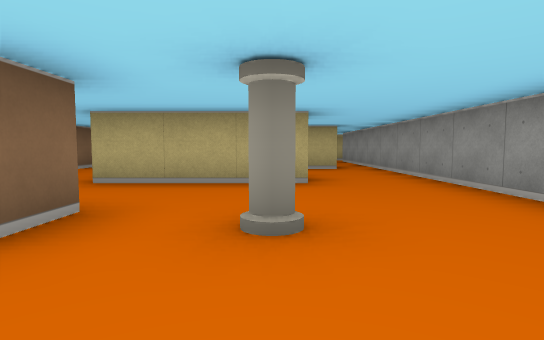
View 1 (above)

12 first-person views from a walk through a cub3D level. The camera is about half as high as the walls, tilts 4° down and sees 80° across. The floor is counted in squares. Each view is taken from the middle of a square. On the plan, view 1 faces up. The plan holds only what a view shows up to about 9 squares ahead; the rest is blank.

View 2
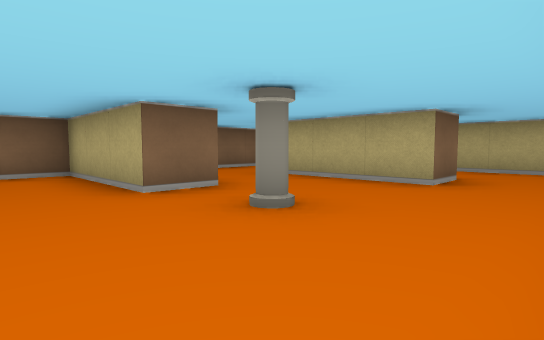

View 3
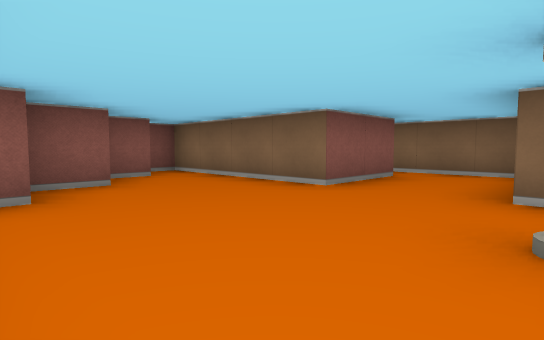

View 4
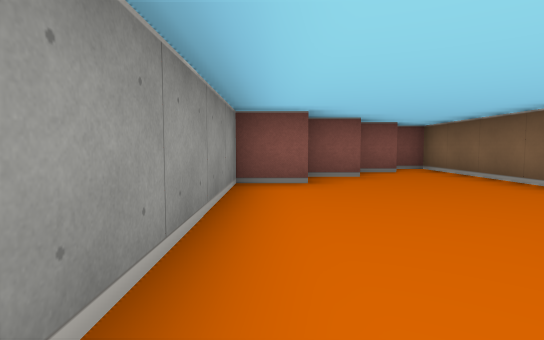

View 5
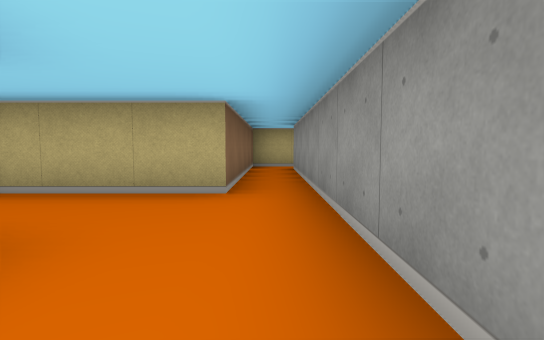

View 6
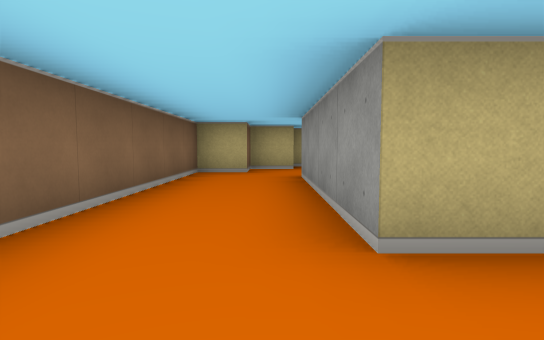

View 7
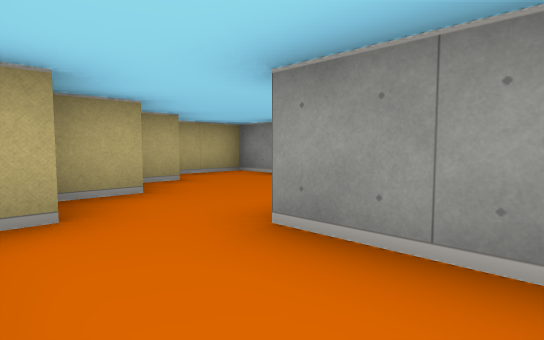

View 8
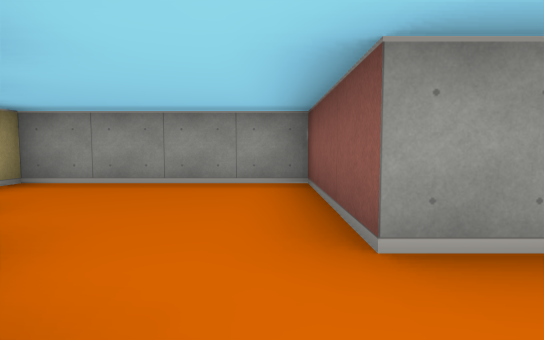

View 9
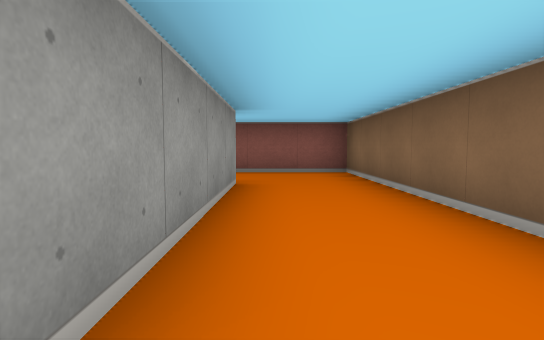

View 10
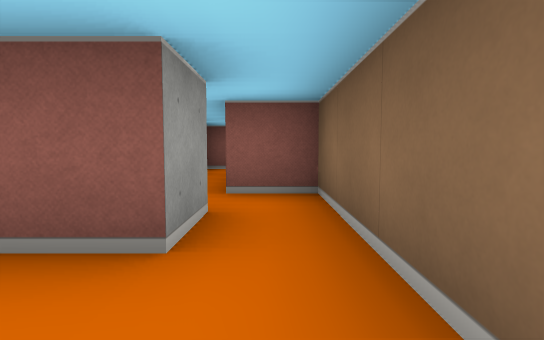

View 11
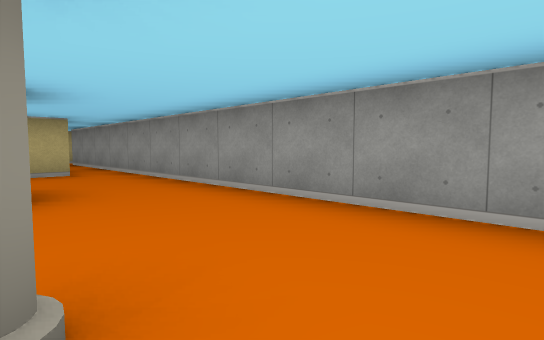

View 12
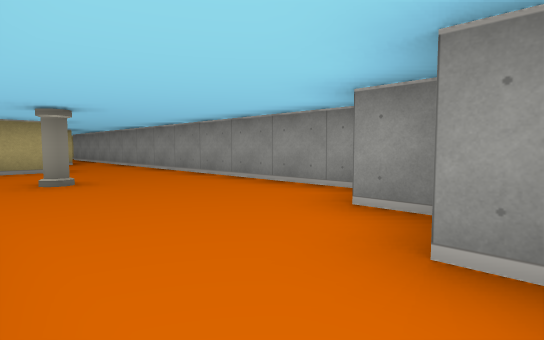

### Floor plan
Ten units are one square. View 1 is at (0, 0); x grows to the right and y downward. Boxes are objects, and circles mark ways between rooms. Rooms are numbered by the first view taken in them; rooms with no view inside come last. Other rooms are left out.
<svg viewBox="-50 -130 81 180">
<path fill="none" stroke="#000" d="M-15 -25 -15 -15 -35 -15M5 -45 -25 -45M-35 5 -15 5 -15 45 -9 45M5 30 5 25 15 25 15 15 25 15 25 -45M-6 35 2 35M-24 -105 -35 -105 -35 -95 -45 -95 -45 -25 -22 -25M-25 -45 -25 -85 5 -85 5 -125 -10 -125M-14 -115 -25 -115M-35 15 -35 5M-35 -15 -45 -15 -45 25 -35 25M5 -55 5 -45M25 -45 25 -114M26 -125 15 -125 15 -75 -10 -75"/>
<rect x="-5" y="-25" width="10" height="10" fill="#bbb"><title>pillar</title></rect>
<circle cx="-20" cy="-35" r="3" fill="#2a7"/>
<circle cx="-25" cy="-5" r="3" fill="#2a7"/>
<circle cx="15" cy="-50" r="3" fill="#2a7"/>
<text x="0" y="-10">1</text>
<text x="-30" y="-80">2</text>
<text x="-40" y="0">3</text>
<text x="10" y="-70">4</text>
</svg>
Room 1 opens to room 2. Room 1 opens to room 3. Room 1 opens to room 4.

Where each view was taken, in squares from view 1:
view 1: 0 up, 0 right, facing up
view 2: 0 up, 2 right, facing up-left
view 3: 2 up, 2 right, facing down-left
view 4: 3 up, 2 right, facing down
view 5: 4 up, 2 right, facing up
view 6: 3 up, 3 left, facing up
view 7: 7 up, 4 left, facing up-right
view 8: 9 up, 4 left, facing right
view 9: 9 up, 3 left, facing down
view 10: 1 up, 4 left, facing down
view 11: 1 up, 0 right, facing up-right
view 12: 3 down, 1 left, facing up-right
